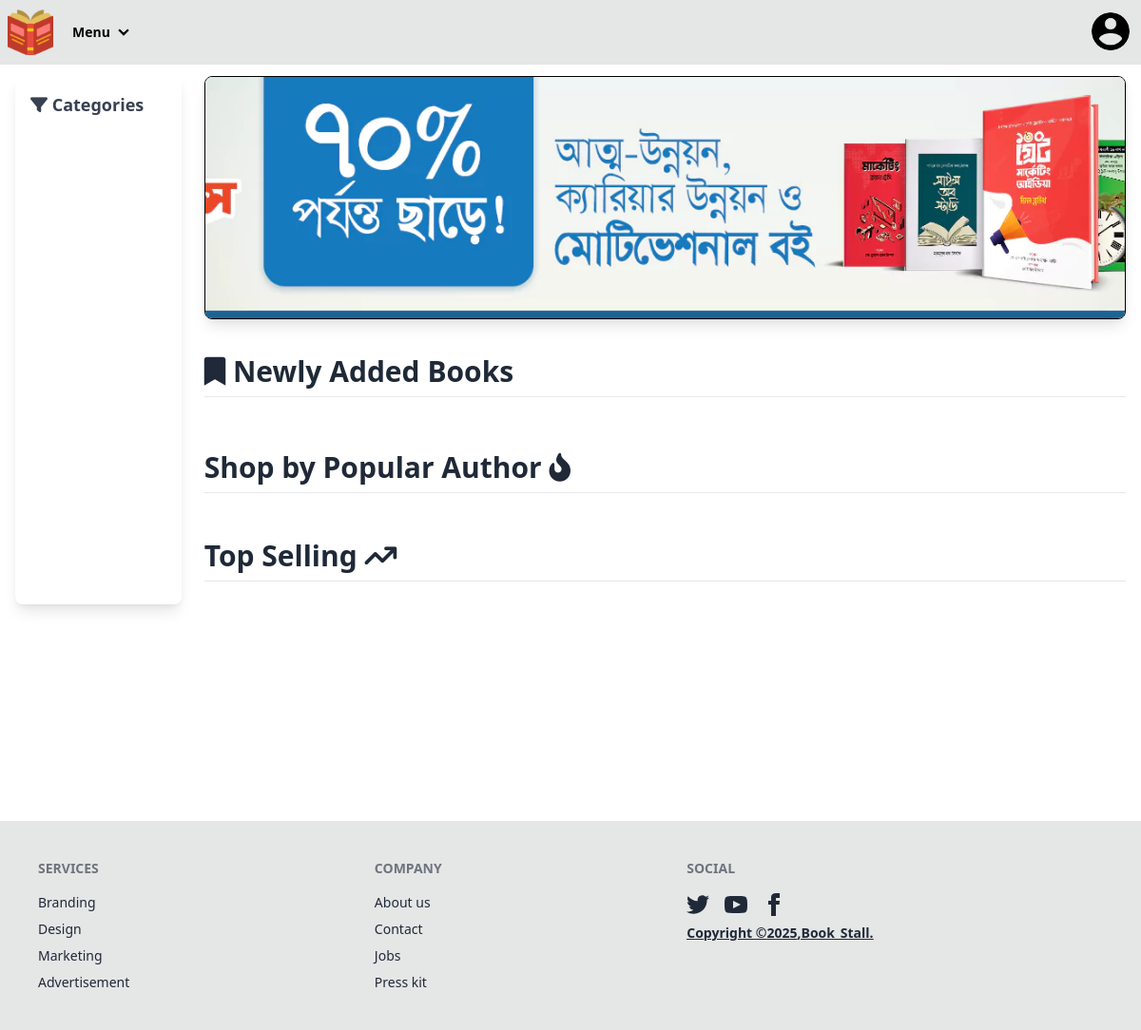
Before: / with the older database file.
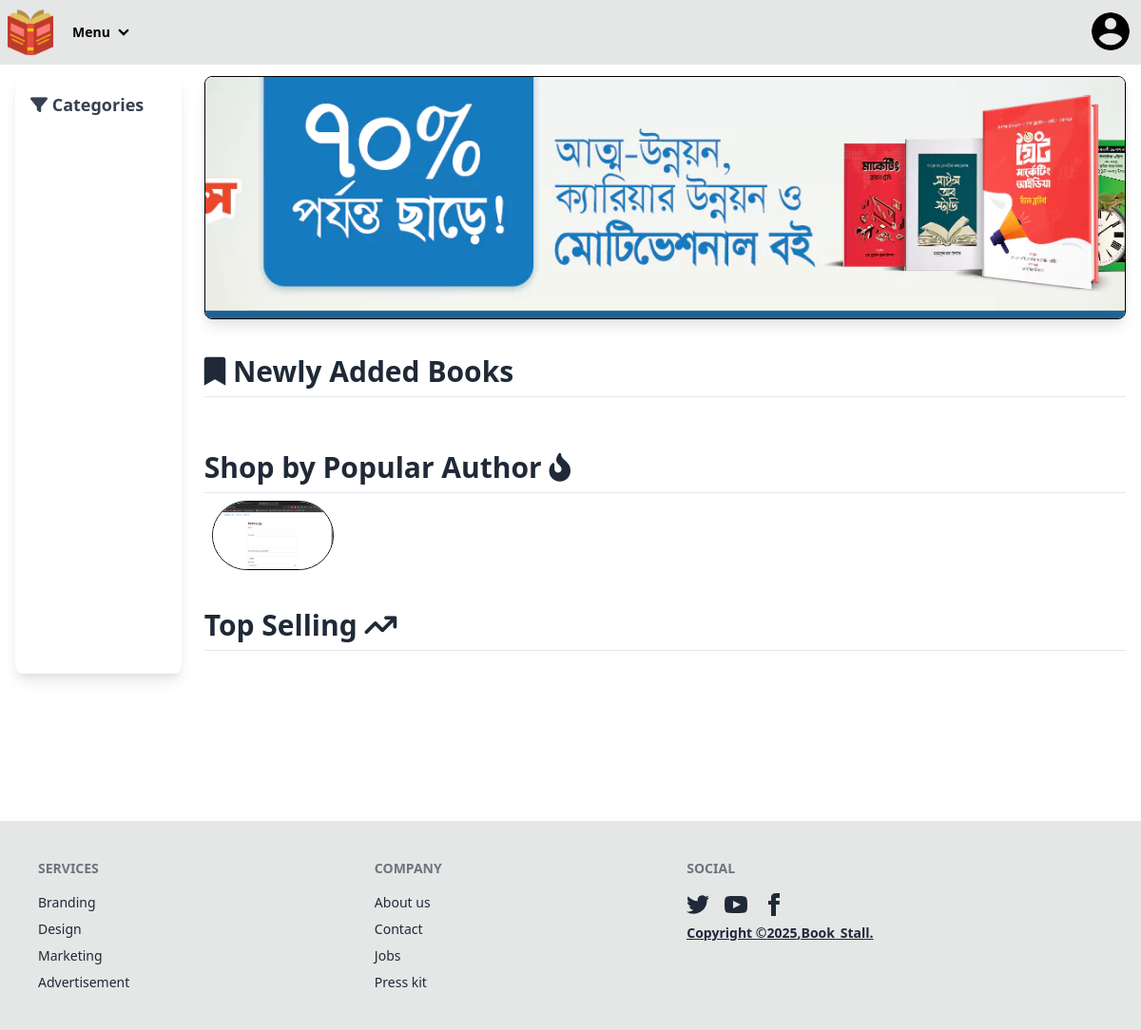
After: the same page with the newer database file.
### author/models.py (models this page shows, shortened)
class Author(models.Model):
    name = models.CharField(max_length=100)
    photo = models.ImageField(upload_to='author_images/', null=True, blank=True)
    address = models.CharField(max_length=200)
    bio = models.TextField(blank=True, null=True)
    books = models.ManyToManyField(Book, related_name='authors', blank=True)
    total_borrowed = models.IntegerField(null=True, blank=True, default=0)
    rank = models.IntegerField(null=True, blank=True)
    popularity = models.DecimalField(null=True, blank=True, default=0, decimal_places=2, max_digits=12)

### core/views.py (the view, shortened to what this page needs)
# urls.py: path("", home_view, name="home"),
def home_view(request, slug = None):
    books = Book.objects.all()
    categories = Category.objects.all()
    authors = Author.objects.order_by('-popularity')
    top_10_authors = authors[:10]
    x = 1
    for author in authors:
        author.rank = x
        author.save()
        x += 1
    curr_category = None
    top_selling = Book.objects.order_by('-borrow_count')[:10]
    return render(request, 'core/index.html', {'books' : books, 'categories' : categories, 'curr_category' : curr_category, 'book_title' : 'Newly Added Books', 'top_selling' : top_selling, 'top_authors' : top_10_authors})

### core/templates/core/index.html (shortened to what this page needs)
{% extends "core/base.html" %}
{% load static %}
{% block main %}
<div class="content grid grid-cols-12 gap-6 p-4">
  <div class="left col-span-12 md:col-span-2 bg-white shadow-lg rounded-lg p-4">
    <h2 class="text-lg font-semibold mb-4 text-gray-700"><i class="fa-solid fa-filter"></i> Categories</h2>
  </div>
  <div class="right col-span-12 md:col-span-10">
    <div class="carousel w-full h-64 rounded-lg shadow-lg overflow-hidden border border-black">
      <div class="carousel-item w-full">
        <img src="{% static 'slides/2.webp' %}" class="w-full h-full object-cover" alt="Slide 1" />
      </div>
    </div>
    <h1 class="text-3xl mt-8 mb-2 font-bold"><i class="fa-solid fa-bookmark"></i> {{book_title}} </h1>
    <hr>
    <h1 class="text-3xl mt-8 mb-2 font-bold">Shop by Popular Author <i class="fa-solid fa-fire-flame-curved"></i></h1>
    <hr>
    <div class="flex gap-3 p-2">
      {% for author in top_authors %}
          <a href="{% url 'author_profile' author.id %}"><img src="{{author.photo.url}}" class="rounded-full border border-black w-32" /></a>
      {% endfor %}
    </div>
    <h1 class="text-3xl mt-8 mb-2 font-bold">Top Selling <i class="fa-solid fa-arrow-trend-up"></i></h1>
    <hr>
  </div>
</div>
{% endblock main %}

### core/templates/core/base.html (shortened to what this page needs)
{% load static %}
<!DOCTYPE html>
<html lang="en" data-theme="light">
  <head>
    <link
      href="https://cdn.jsdelivr.net/npm/daisyui@4.12.19/dist/full.min.css"
      rel="stylesheet"
      type="text/css"
    />
    <link
      href="https://unpkg.com/tailwindcss@2.0.1/dist/tailwind.min.css"
      rel="stylesheet"
      type="text/css"
    />
    <link
      href="https://cdnjs.cloudflare.com/ajax/libs/font-awesome/6.0.0-beta3/css/all.min.css"
      rel="stylesheet"
    />
  </head>
  <body>
    <header>
      {% include "core/navbar.html" %}
      <div class="pb-16"></div>
    </header>
    <main class="min-h-screen">
       {% block main %} {% endblock main %}
    </main>
    <footer class="footer bg-base-300 text-base-content p-10">
      <nav>
        <h6 class="footer-title">Services</h6>
        <a class="link link-hover">Branding</a>
        <a class="link link-hover">Design</a>
        <a class="link link-hover">Marketing</a>
        <a class="link link-hover">Advertisement</a>
      </nav>
      <nav>
        <h6 class="footer-title">Company</h6>
        <a class="link link-hover">About us</a>
        <a class="link link-hover">Contact</a>
        <a class="link link-hover">Jobs</a>
        <a class="link link-hover">Press kit</a>
      </nav>
      <nav>
        <h6 class="footer-title">Social</h6>
        <div class="grid grid-flow-col gap-4">
          <a>
          </a>
          <a>
          </a>
          <a>
            <svg
              xmlns="http://www.w3.org/2000/svg"
              width="24"
              height="24"
              viewBox="0 0 24 24"
              class="fill-current"
            >
              <path
                d="M9 8h-3v4h3v12h5v-12h3.642l.358-4h-4v-1.667c0-.955.192-1.333 1.115-1.333h2.885v-5h-3.808c-3.596 0-5.192 1.583-5.192 4.615v3.385z"
              ></path>
            </svg>
          </a>
        </div>
        <p class="font-bold mb-2 underline">
          <a>Copyright ©{% now 'Y' %},Book_Stall.</a>
        </p>
      </nav>
    </footer>
  </body>
</html>

### core/templates/core/navbar.html (shortened to what this page needs)
{% load static %}
<nav>
    <div class="navbar bg-base-300 text-base-content fixed z-40">
        <div class="flex-1">
          <a class="w-12" href="{% url 'home' %}"><img src="{% static 'nav/book.png' %}" alt="logo"></a>
          <ul class="menu menu-horizontal px-1 text-black font-bold">
              <li>
                <details>
                  <summary>Menu</summary>
                </details>
              </li>
            </ul>
        </div>
        <div class="flex-none">
          <div class="dropdown dropdown-end">
            <div tabindex="0" role="button" class="btn btn-ghost btn-circle avatar">
              <div class="w-10 rounded-full">
                <img
                  alt="profile"
                  src="{% static 'nav/default.png' %}" />
              </div>
            </div>
          </div>
        </div>
      </div>
</nav>

Changed rows visible on the page:
added Author: photo (picture)
